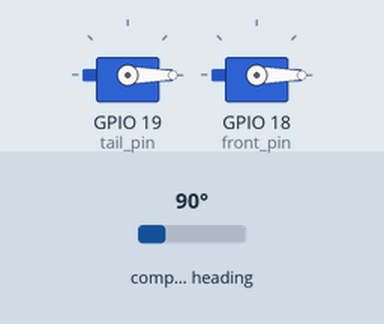
This sketch was run on a simulated ESP32. Shown: 2 × servo. The test bench sets the inputs (shaded band); at power-on: compass heading 90°. What the sketch prints to the serial monitor is not drawn.

Above: at 4.05 s.
At 6.0 s:
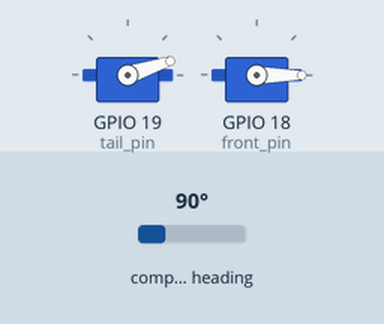
At 9.0 s:
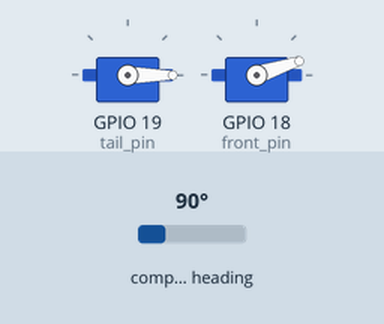
Timing chart, 0 to 13.1 s (numbered marks = the images above):
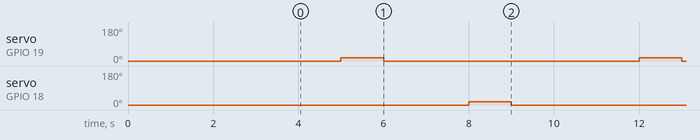

Measured:
- by itself, servo on GPIO 19 (tail_pin), servo on GPIO 18 (front_pin): alternates 18° for 1.0 s and 0° for 6.0 s

The sketch:

full_setup.ino
```cpp
#include <Wire.h>
#include <AS5600.h>
#include <ESP32Servo.h>

Servo tail;
int tail_pin = 19;

Servo front;
int front_pin = 18;


AS5600 encoder;


void setup() {
  Serial.begin(115200);
  Wire.begin();

  if (!encoder.begin()) {
    Serial.println("AS5600 not detected. Check connections.");
    while (1);
  }

  Serial.println("AS5600 initialized.");

  // put your setup code here, to run once:
  tail.setPeriodHertz(60);
  tail.attach(tail_pin,1000,2000);
  tail.writeMicroseconds(1000);
  delay(2000);

  front.setPeriodHertz(60);
  front.attach(front_pin,1000,2000);
  front.writeMicroseconds(1000);
  delay(2000);

}

void loop() {
  // put your main code here, to run repeatedly:
  tail.writeMicroseconds(1000);
  delay(1000);
  tail.writeMicroseconds(1100);
  delay(1000);
  tail.writeMicroseconds(1000);
  delay(1000);

  front.writeMicroseconds(1000);
  delay(1000);
  front.writeMicroseconds(1100);
  delay(1000);
  front.writeMicroseconds(1000);
  delay(1000);


    // Read the current angle in degrees
  float angle = encoder.rawAngle();
  float degrees = (angle*360)/4096 ;
  Serial.println(degrees);

  delay(1000); // Update every 100ms


}
```

just_setup.ino
```cpp

```
